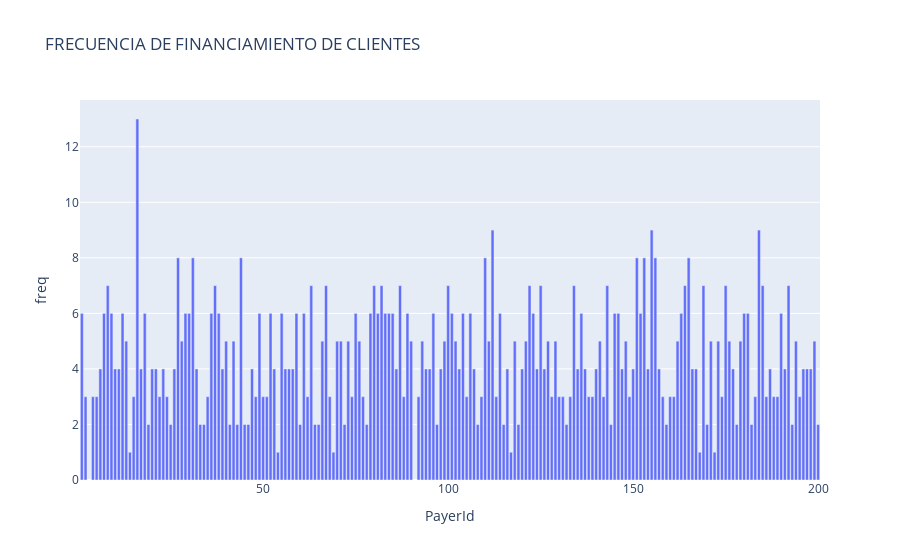

The notebook cell saved with this chart:
### Markdown cell above
##### Histograma de frecuencias de recurrencia en la financiacion de facturas

### Code cell
fig = px.bar(client, x = 'PayerId', y = 'freq',title="FRECUENCIA DE FINANCIAMIENTO DE CLIENTES")
fig.show()

### Figure 1 — Plotly figure (JSON) as saved in the notebook; plotly's stock layout.template omitted (floating-point values rounded to 4 significant figures; data arrays with more than 128 entries replaced by an {"elided": "..."} marker saying what was removed)
{"data": [{"alignmentgroup": "True", "hovertemplate": "PayerId=%{x}<br>freq=%{y}<extra></extra>", "legendgroup": "", "marker": {"color": "#636efa", "pattern": {"shape": ""}}, "name": "", "offsetgroup": "", "orientation": "v", "showlegend": false, "textposition": "auto", "type": "bar", "x": {"elided": "198 int values"}, "xaxis": "x", "y": {"elided": "198 int values"}, "yaxis": "y"}], "layout": {"barmode": "relative", "legend": {"tracegroupgap": 0}, "title": {"text": "FRECUENCIA DE FINANCIAMIENTO DE CLIENTES"}, "xaxis": {"anchor": "y", "domain": [0, 1], "title": {"text": "PayerId"}}, "yaxis": {"anchor": "x", "domain": [0, 1], "title": {"text": "freq"}}}}
